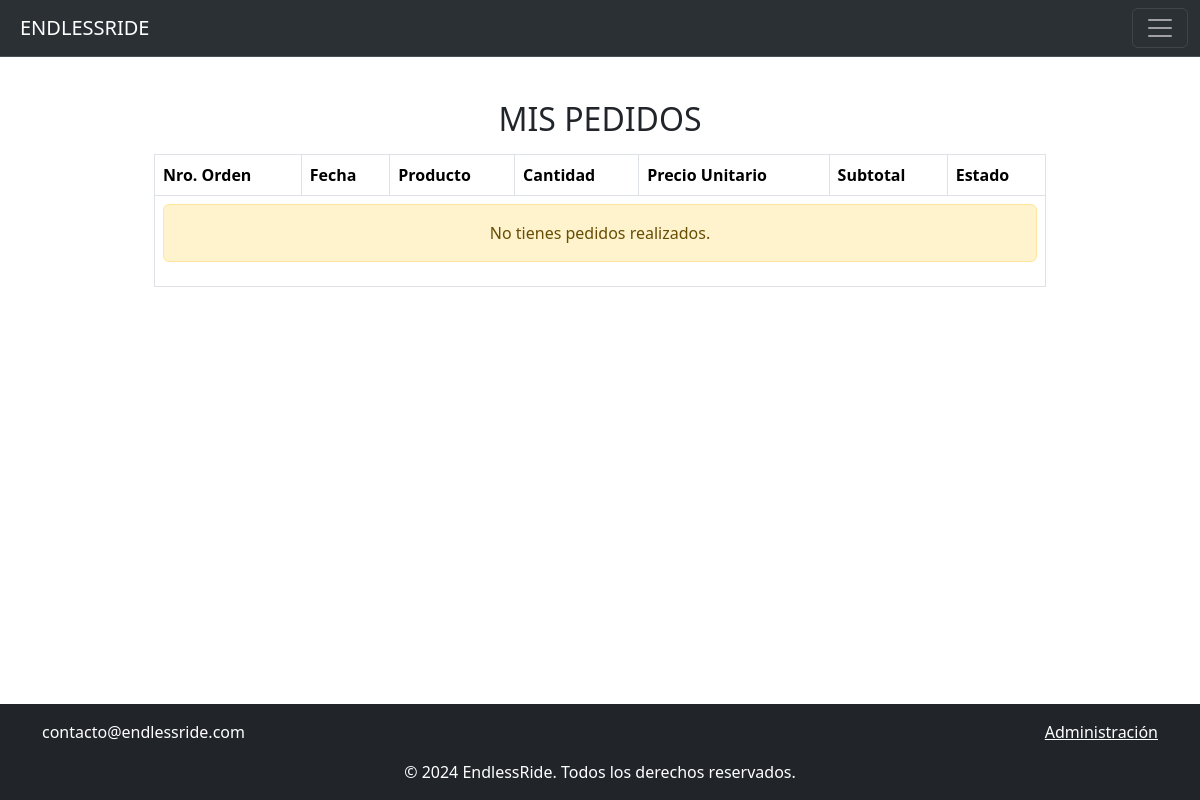
Page /mis_pedidos/ (signed in) on the earlier database version.
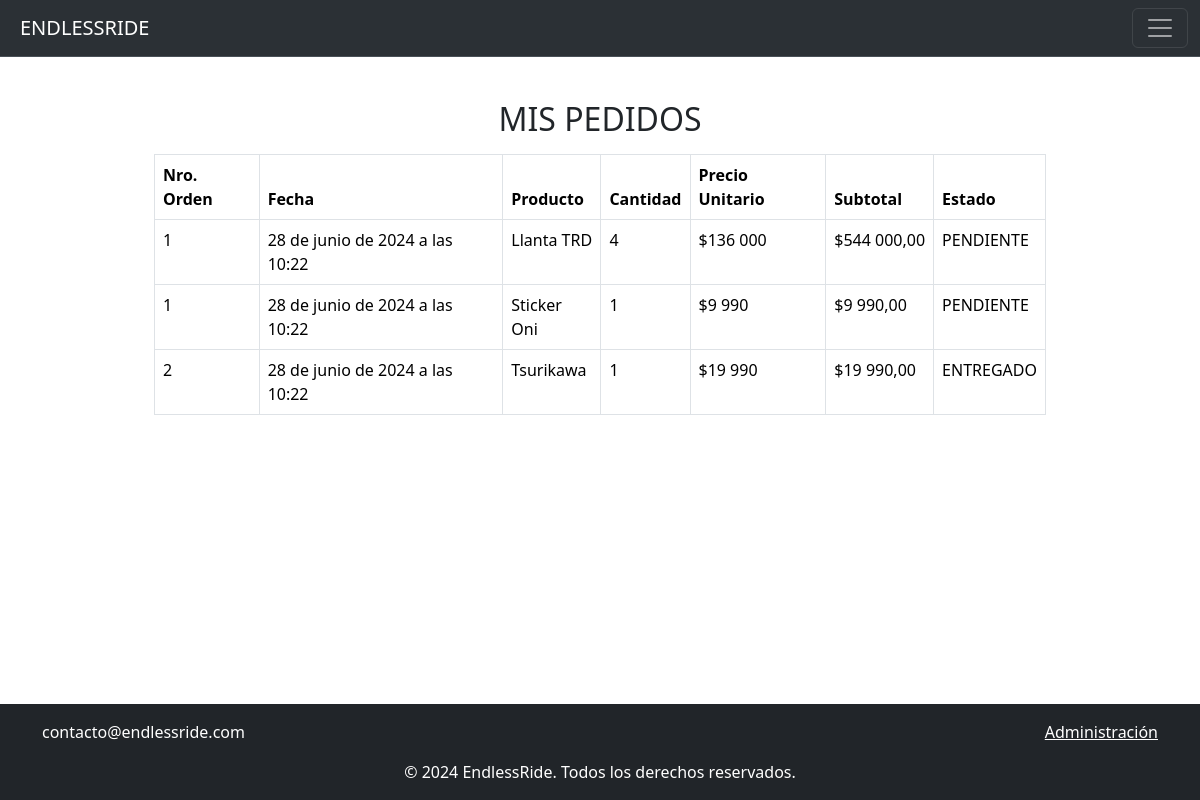
Same page on the later database version.
### shop/models.py (models this page shows, shortened)
class PedidoItem(models.Model):
    pedido = models.ForeignKey(Pedido, related_name='items', on_delete=models.CASCADE)
    producto = models.ForeignKey(Producto, on_delete=models.CASCADE)
    cantidad = models.PositiveIntegerField()
    subtotal = models.DecimalField(max_digits=10, decimal_places=2)

class Pedido(models.Model):
    ESTADO_CHOICES = [
        ('PENDIENTE', 'Pendiente'),
        ('DESPACHO', 'En Despacho'),
        ('TRANSITO', 'En Tránsito'),
        ('ENTREGADO', 'Entregado'),
    ]
    REGIONES_CHOICES = [
        ('ARICA Y PARINACOTA', 'arica y parinacota'),
        ('TARAPACA', 'tarapaca'),
        ('ANTOFAGASTA', 'antofagasta'),
        ('ATACAMA', 'atacama'),
        ('COQUIMBO', 'coquimbo'),
        ('VALPARAISO', 'valparaiso'),
        ('METROPOLITANA', 'metropolitana'),
        ('BERNARDO O\'HIGGINS', 'bernardo o\'higgins'),
        ('MAULE', 'maule'),
        ('BIO-BIO', 'bio-bio'),
        ('ARAUCANIA', 'araucania'),
        ('LOS RIOS', 'los rios'),
        ('LOS LAGOS', 'los lagos'),
        ('AYSÉN', 'aysen'),
        ('MAGALLANES', 'magallanes'),
    ]
    usuario = models.ForeignKey(User, on_delete=models.CASCADE)
    total = models.DecimalField(max_digits=10, decimal_places=2)
    creado_en = models.DateTimeField(auto_now_add=True)
    estado = models.CharField(max_length=20, choices=ESTADO_CHOICES, default='PENDIENTE')
    region = models.CharField(max_length=100)
    comuna = models.CharField(max_length=100, choices=REGIONES_CHOICES, default='BIO-BIO')
    direccion = models.CharField(max_length=255)
    telefono = models.CharField(max_length=20)

class Producto (models.Model):
    nombre = models.CharField(max_length=255)
    stock = models.IntegerField()
    precio = models.IntegerField(default=0)
    descripcion = models.TextField(null=True)
    categoria = models.ForeignKey(Categoria, on_delete= models.CASCADE)
    creado_en = models.DateTimeField(default=timezone.now)
    imagen = models.ImageField(upload_to="productos", null=True)

### shop/views.py (the view)
# urls.py: path('mis_pedidos/', mis_pedidos, name='mis_pedidos'),
@login_required
def mis_pedidos(request):
    pedidos = Pedido.objects.filter(usuario=request.user)
    context = {
        'pedidos': pedidos
    }
    return render(request, 'mis_pedidos.html', context)

### shop/context_processor.py (called while the page is built)
def total_carrito(request):
    total = 0.0
    if request.user.is_authenticated:
        if 'carrito' in request.session.keys():
            for key, value in request.session["carrito"].items():
                total += float(value["acumulado"])
    return {"total_carrito": total}

### shop/templates/mis_pedidos.html
{% extends 'base.html' %}
{% block content %}
<div style="padding: 100px;">
    <div class="container" role="alert">
        <h2 class="text-center mb-3">MIS PEDIDOS</h2>
        <table class="table table-bordered">
            <thead>
                <tr>
                    <th scope="col">Nro. Orden</th>
                    <th scope="col">Fecha</th>
                    <th scope="col">Producto</th>
                    <th scope="col">Cantidad</th>
                    <th scope="col">Precio Unitario</th>
                    <th scope="col">Subtotal</th>
                    <th scope="col">Estado</th>
                </tr>
            </thead>
            <tbody>
                {% if pedidos %}
                    {% for pedido in pedidos %}
                        {% for item in pedido.items.all %}
                            <tr>
                                <td>{{ forloop.parentloop.counter }}</td>
                                <td>{{ pedido.creado_en }}</td>
                                <td>{{ item.producto.nombre }}</td>
                                <td>{{ item.cantidad }}</td>
                                <td>${{ item.producto.precio }}</td>
                                <td>${{ item.subtotal }}</td>
                                <td>{{ pedido.estado }}</td>
                            </tr>
                        {% endfor %}
                    {% empty %}
                        <tr>
                            <td colspan="7">
                                <div class="alert alert-warning text-center">No tienes pedidos realizados.</div>
                            </td>
                        </tr>
                    {% endfor %}
                {% else %}
                    <tr>
                        <td colspan="7">
                            <div class="alert alert-warning text-center">No tienes pedidos realizados.</div>
                        </td>
                    </tr>
                {% endif %}
            </tbody>
        </table>
    </div>
</div>
{% endblock %}

Differences in the rows shown:
added Pedido: creado_en "28 de junio de 2024 a las 10:22", estado "PENDIENTE"
added PedidoItem: producto.nombre "Llanta TRD", cantidad "4", producto.precio "136 000", subtotal "544 000,00"
added PedidoItem: producto.nombre "Sticker Oni", cantidad "1", producto.precio "9 990", subtotal "9 990,00"
added Pedido: creado_en "28 de junio de 2024 a las 10:22", estado "ENTREGADO"
added PedidoItem: producto.nombre "Tsurikawa", cantidad "1", producto.precio "19 990", subtotal "19 990,00"
Other differences:
text no longer shown: "No tienes pedidos realizados."
